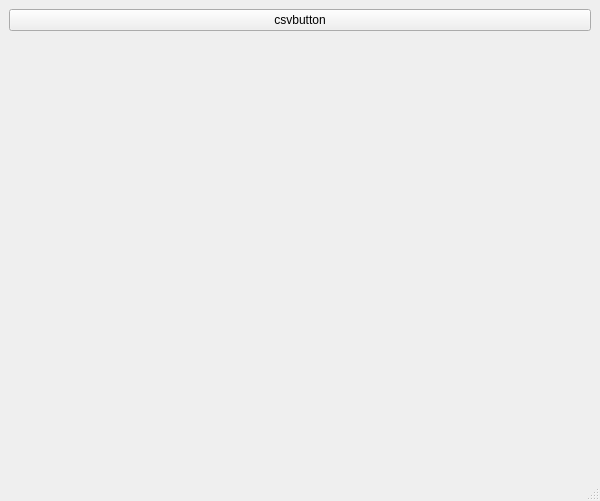
<?xml version="1.0" encoding="UTF-8"?>
<ui version="4.0">
 <class>MainWindow</class>
 <widget class="QMainWindow" name="MainWindow">
  <property name="geometry">
   <rect>
    <x>0</x>
    <y>0</y>
    <width>600</width>
    <height>501</height>
   </rect>
  </property>
  <property name="windowTitle">
   <string>MainWindow</string>
  </property>
  <widget class="QWidget" name="centralwidget">
   <layout class="QGridLayout" name="gridLayout">
    <item row="0" column="0">
     <widget class="QPushButton" name="pushButton_generate_random_signal">
      <property name="text">
       <string>csvbutton</string>
      </property>
     </widget>
    </item>
    <item row="1" column="0">
     <widget class="MplWidget" name="MplWidget" native="true"/>
    </item>
   </layout>
  </widget>
  <widget class="QMenuBar" name="menubar">
   <property name="geometry">
    <rect>
     <x>0</x>
     <y>0</y>
     <width>600</width>
     <height>23</height>
    </rect>
   </property>
  </widget>
  <widget class="QStatusBar" name="statusbar"/>
 </widget>
 <customwidgets>
  <customwidget>
   <class>MplWidget</class>
   <extends>QWidget</extends>
   <header>mplwidget.h</header>
   <container>1</container>
  </customwidget>
 </customwidgets>
 <resources/>
 <connections/>
</ui>
